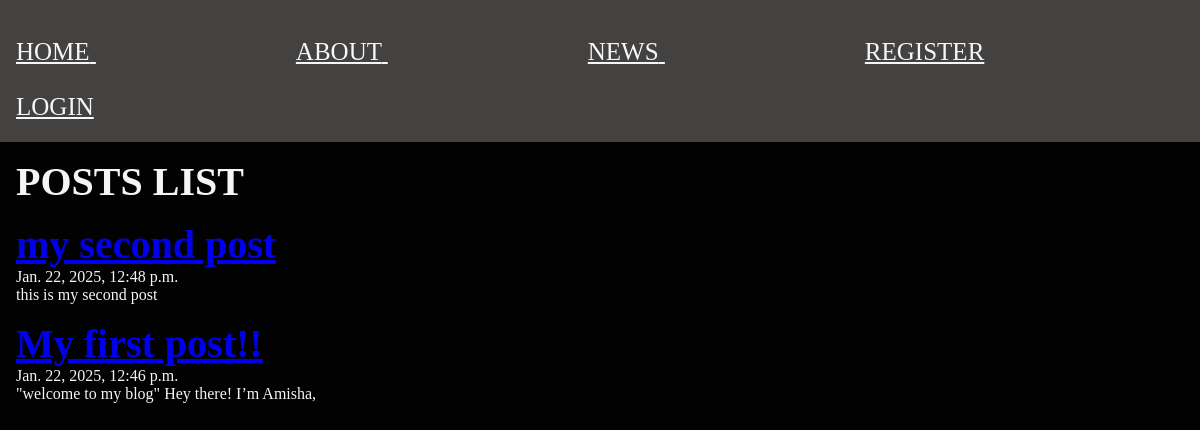
The app's page /posts/, older data.
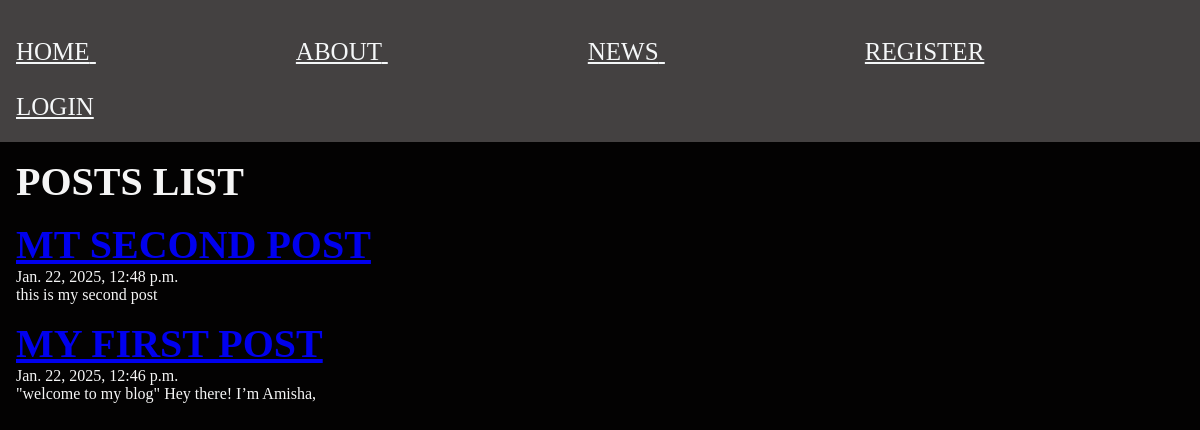
The same page, newer data.
### posts/models.py (models this page shows, shortened)
class Post(models.Model):
    title = models.CharField(max_length=75)
    body  = models.TextField()
    slug  = models.SlugField()
    date  = models.DateTimeField(auto_now_add=True)
    banner=models.ImageField(default='fallback.png',blank=True)

### posts/views.py (the view)
# urls.py: path('',views.posts_list,name="list"),
def posts_list(request):
    posts = Post.objects.all().order_by('-date')
    return render(request, 'posts/posts_list.html', {'posts':posts})

### posts/templates/posts/posts_list.html (shortened to what this page needs)
{% extends "layout.html" %}
 {% block content%}
 <section>
 <h1>POSTS LIST</h1>
  {% for post in posts %}
  <article class="post">
    <h2>
        <a href="{% url 'posts:page' slug=post.slug %}">
            {{ post.title }}
        </a>
    </h2>
    <p>{{ post.date }}</p>
    <p>{{ post.body }}</p>
  </article>
  {% endfor %}
</section>
 {% endblock %}

Row changes from the older to the newer data that the page shows:
changed Post "this is my second post": title "my second post" → "MT SECOND POST"
changed Post "\"welcome to my blog\" Hey there! I’m Amisha,": title "My first post!!" → "MY FIRST POST"
